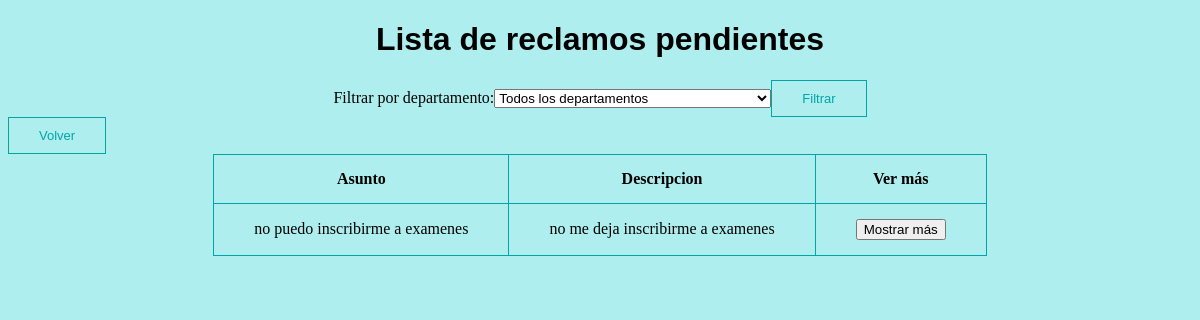
/lista_reclamos?departamento_id=1 (signed in), run on the app's committed database.
### modules/class_reclamo.py (models this page shows, shortened)
class Reclamo(db.Model):
    id = db.Column(db.Integer,primary_key=True)
    usuario_creador = db.Column(db.String(100))
    asunto = db.Column(db.String(1000))
    descripcion = db.Column(db.String(1000))
    departamento_id = db.Column(db.Integer, db.ForeignKey('departamento.id'), nullable=True)
    estado =  db.Column(db.String(100))
    adherente = db.Column(db.String(100))
    fecha = db.Column(db.DateTime, default=datetime.utcnow)

### server.py (the view, shortened to what this page needs)
@app.route("/lista_reclamos", methods=['GET','POST'])
@login_required
def lista_reclamos():
    detalles = {}
    departamentos = Departamento.query.all()
    departamento_id = request.args.get('departamento_id',default=None)
    reclamos_pendientes = Reclamo.query.filter_by(estado='Pendiente')
    if departamento_id:
        reclamos_pendientes = reclamos_pendientes.filter(Reclamo.departamento_id == departamento_id)
    reclamos = reclamos_pendientes.all()
    return render_template('lista_reclamos.html', reclamos=reclamos, detalles=detalles,user=current_user.email,departamentos=departamentos)

### server.py (called while the page is built)
@login_manager.user_loader
def user_loader(user_id):
    user = Usuario.query.get(user_id)
    if user:
        if user.id in admin_list:
            return Jefe_departamento.query.get(user_id)  #en base al id clasifica al usuario actual en jefe o usuario final
        else:
            return Usuario_final.query.get(user_id)

### templates/lista_reclamos.html (shortened to what this page needs)
<!DOCTYPE html>
<html lang="en">
<html>
    <head style="background-color:paleturquoise">
    </head>
    <body style="background-color:paleturquoise">
        <h1 class="centrar_element">Lista de reclamos pendientes</h1>
        <form action="{{ url_for('lista_reclamos') }}" method="GET">
            <div class="centrar_element">
            <label for="departamento">Filtrar por departamento: </label>
            <select name="departamento_id" id="departamento">
              <option value="">Todos los departamentos</option>
            </select>
            <button type="submit">Filtrar</button>
            </div>
        </form>
        <button onclick="location.href='/pantalla_principal'">Volver</button>
        <div class="table-container">
          <table>
              <tr>
                <td><b>Asunto</b></td>
                <td><b>Descripcion</b></td>
                <td><b>Ver más</b></td>
              </tr>
              {% for reclamo in reclamos %}
              <tr>
                  <td>{{ reclamo.asunto }} </td>
                  <td>{{ reclamo.descripcion }}</td>
                  <form action="{{ url_for('lista_reclamos') }}" method="post">
                  <td><input type="submit" name="submit-btn" value="Mostrar más"></td>
                  </form>
              </tr>
              {% endfor %}
          </table>
        </div>
    </body>

### templates/lista_reclamos.html (style rules this page uses)
table,tr,td { align-content:center; padding-top: 15px; padding-bottom: 15px; padding-right:40px; padding-left: 40px; border: 1px solid #01a4a7; border-collapse: collapse; text-align: center; }
table { max-width: 100%; }
button { border:1px solid #01a4a7; border-style: double; color:#01a4a7; align-content: center; background-color: paleturquoise; padding: 10px 30px; cursor: pointer; font-size:small; }
h1 { color:black; font-family:Arial, Helvetica, sans-serif; }
.centrar_element { align-items: center; justify-content: center; display: flex; }
.table-container { display: flex; justify-content: center; }

### data on the page
Reclamo: asunto "no puedo inscribirme a examenes", descripcion "no me deja inscribirme a examenes"
